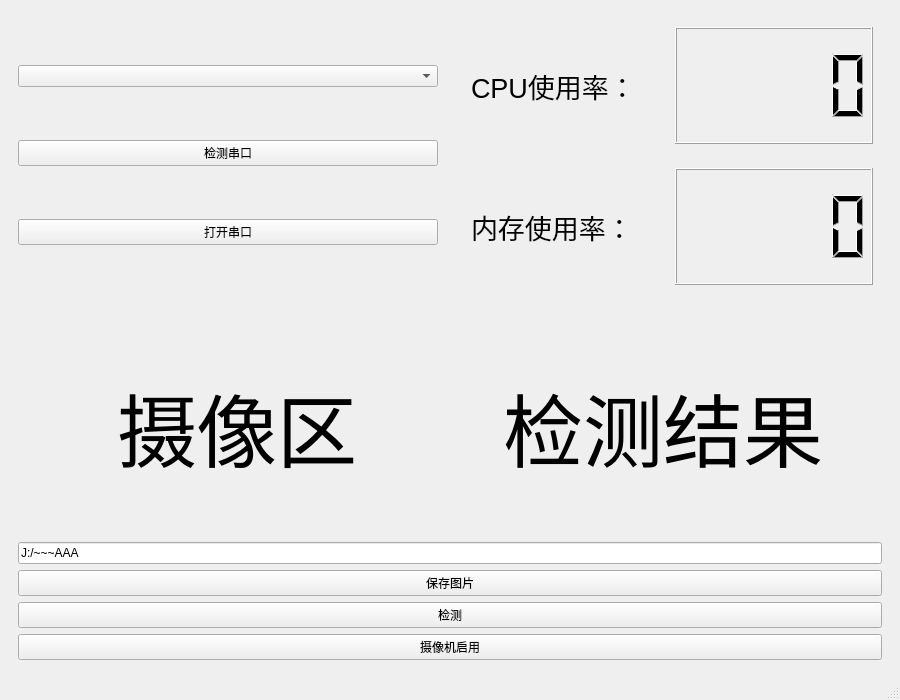
<?xml version="1.0" encoding="UTF-8"?>
<ui version="4.0">
 <class>MainWindow</class>
 <widget class="QMainWindow" name="MainWindow">
  <property name="geometry">
   <rect>
    <x>0</x>
    <y>0</y>
    <width>900</width>
    <height>700</height>
   </rect>
  </property>
  <property name="windowTitle">
   <string>MainWindow</string>
  </property>
  <widget class="QWidget" name="centralwidget">
   <layout class="QGridLayout" name="gridLayout">
    <item row="1" column="0" colspan="2">
     <widget class="QWidget" name="widget_5" native="true">
      <property name="minimumSize">
       <size>
        <width>0</width>
        <height>0</height>
       </size>
      </property>
      <layout class="QVBoxLayout" name="verticalLayout_3">
       <item>
        <widget class="QWidget" name="widget_6" native="true">
         <layout class="QHBoxLayout" name="horizontalLayout_3">
          <item>
           <widget class="QLabel" name="label_3">
            <property name="minimumSize">
             <size>
              <width>300</width>
              <height>200</height>
             </size>
            </property>
            <property name="maximumSize">
             <size>
              <width>16777215</width>
              <height>16777215</height>
             </size>
            </property>
            <property name="font">
             <font>
              <pointsize>60</pointsize>
             </font>
            </property>
            <property name="text">
             <string>摄像区</string>
            </property>
            <property name="alignment">
             <set>Qt::AlignCenter</set>
            </property>
           </widget>
          </item>
          <item>
           <widget class="QLabel" name="label_4">
            <property name="sizePolicy">
             <sizepolicy hsizetype="Preferred" vsizetype="Preferred">
              <horstretch>0</horstretch>
              <verstretch>0</verstretch>
             </sizepolicy>
            </property>
            <property name="minimumSize">
             <size>
              <width>300</width>
              <height>200</height>
             </size>
            </property>
            <property name="maximumSize">
             <size>
              <width>16777215</width>
              <height>16777215</height>
             </size>
            </property>
            <property name="font">
             <font>
              <pointsize>60</pointsize>
              <weight>50</weight>
              <bold>false</bold>
              <strikeout>false</strikeout>
             </font>
            </property>
            <property name="text">
             <string>检测结果</string>
            </property>
            <property name="scaledContents">
             <bool>false</bool>
            </property>
            <property name="alignment">
             <set>Qt::AlignCenter</set>
            </property>
           </widget>
          </item>
         </layout>
        </widget>
       </item>
       <item>
        <widget class="QLineEdit" name="lineEdit">
         <property name="text">
          <string>J:/~~~AAA</string>
         </property>
        </widget>
       </item>
       <item>
        <widget class="QPushButton" name="pushButton_3">
         <property name="text">
          <string>保存图片</string>
         </property>
        </widget>
       </item>
       <item>
        <widget class="QPushButton" name="pushButton_4">
         <property name="text">
          <string>检测</string>
         </property>
        </widget>
       </item>
       <item>
        <widget class="QPushButton" name="pushButton_5">
         <property name="text">
          <string>摄像机启用</string>
         </property>
        </widget>
       </item>
      </layout>
     </widget>
    </item>
    <item row="0" column="0">
     <widget class="QWidget" name="widget_4" native="true">
      <layout class="QVBoxLayout" name="verticalLayout_2">
       <item>
        <widget class="QComboBox" name="comboBox"/>
       </item>
       <item>
        <widget class="QPushButton" name="pushButton">
         <property name="text">
          <string>检测串口</string>
         </property>
        </widget>
       </item>
       <item>
        <widget class="QPushButton" name="pushButton_2">
         <property name="text">
          <string>打开串口</string>
         </property>
        </widget>
       </item>
      </layout>
     </widget>
    </item>
    <item row="0" column="1">
     <widget class="QWidget" name="widget_3" native="true">
      <property name="minimumSize">
       <size>
        <width>250</width>
        <height>0</height>
       </size>
      </property>
      <layout class="QVBoxLayout" name="verticalLayout">
       <item>
        <widget class="QWidget" name="widget" native="true">
         <layout class="QHBoxLayout" name="horizontalLayout">
          <item>
           <widget class="QLabel" name="label">
            <property name="font">
             <font>
              <pointsize>20</pointsize>
             </font>
            </property>
            <property name="text">
             <string>CPU使用率：</string>
            </property>
           </widget>
          </item>
          <item>
           <widget class="QLCDNumber" name="lcdNumber"/>
          </item>
         </layout>
        </widget>
       </item>
       <item>
        <widget class="QWidget" name="widget_2" native="true">
         <layout class="QHBoxLayout" name="horizontalLayout_2">
          <item>
           <widget class="QLabel" name="label_2">
            <property name="font">
             <font>
              <pointsize>20</pointsize>
             </font>
            </property>
            <property name="text">
             <string>内存使用率：</string>
            </property>
           </widget>
          </item>
          <item>
           <widget class="QLCDNumber" name="lcdNumber_2"/>
          </item>
         </layout>
        </widget>
       </item>
      </layout>
     </widget>
    </item>
   </layout>
  </widget>
  <widget class="QMenuBar" name="menubar">
   <property name="geometry">
    <rect>
     <x>0</x>
     <y>0</y>
     <width>900</width>
     <height>23</height>
    </rect>
   </property>
  </widget>
  <widget class="QStatusBar" name="statusbar"/>
 </widget>
 <resources/>
 <connections/>
</ui>
